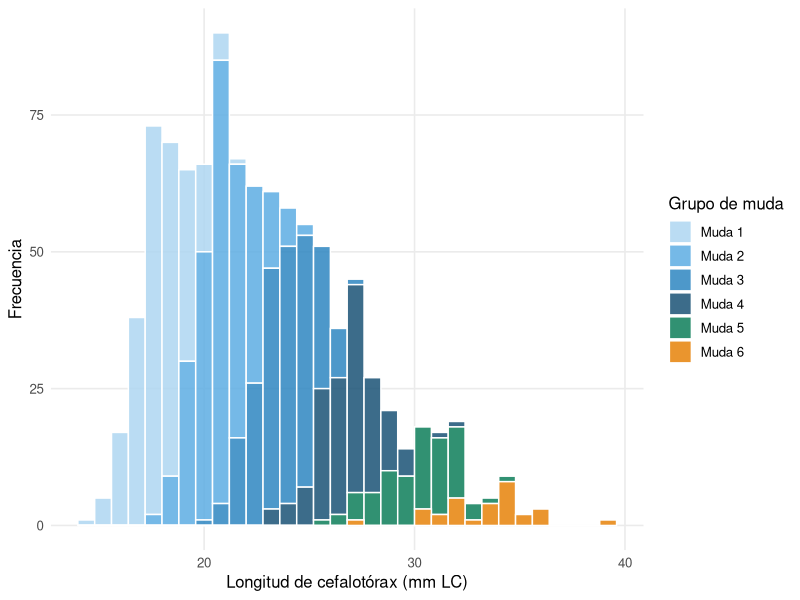
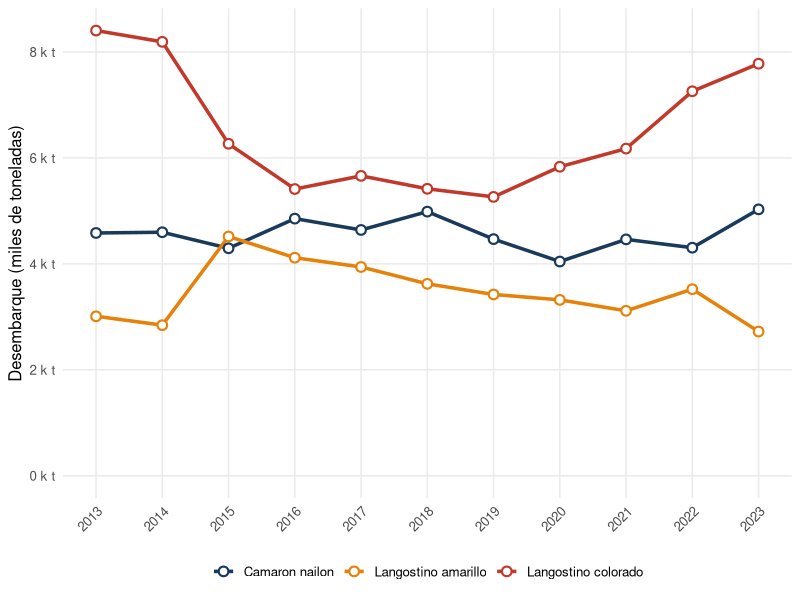
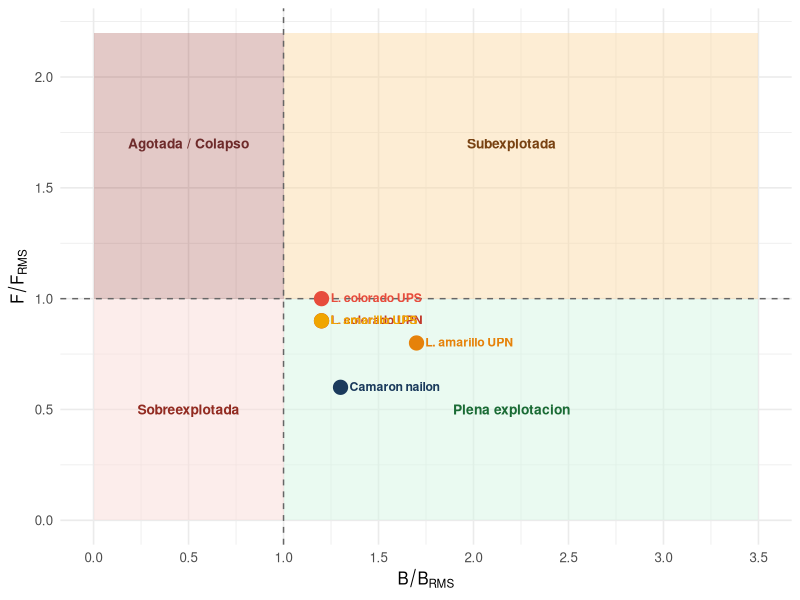

Write the R code that produced these figures, in order.
## ---- chunk 1
library(ggplot2)
library(dplyr)
library(tidyr)
library(scales)
library(knitr)
library(kableExtra)

# Datos de desembarque 2013-2023 (SERNAPESCA, toneladas)
desemb_crust <- data.frame(
  Anio       = 2013:2023,
  L_colorado = c(8404, 8191, 6267, 5413, 5661, 5417, 5264, 5833, 6176, 7258, 7778),
  L_amarillo = c(3010, 2843, 4517, 4116, 3941, 3623, 3422, 3320, 3114, 3522, 2722),
  C_nailon   = c(4583, 4597, 4294, 4854, 4640, 4986, 4467, 4044, 4462, 4305, 5029)
)

desemb_long <- desemb_crust |>
  pivot_longer(-Anio, names_to = "Especie", values_to = "Toneladas") |>
  mutate(Especie = recode(Especie,
    L_colorado = "Langostino colorado",
    L_amarillo = "Langostino amarillo",
    C_nailon   = "Camaron nailon"
  ))

colores_sp <- c(
  "Langostino colorado" = "#C0392B",
  "Langostino amarillo" = "#E6820A",
  "Camaron nailon"      = "#1A3A5C"
)
## ---- chunk 2
spp <- data.frame(
  Nombre_comun  = c("Langostino colorado","Langostino amarillo","Camaron nailon"),
  Nombre_cientifico = c("*Grimothea monodon*","*Grimothea johni*","*Heterocarpus reedi*"),
  Taxonomia = c("Anomura, Munididae","Anomura, Munididae","Decapoda, Pandalidae"),
  Profundidad = c("80–400 m","80–500 m","100–600 m"),
  Distribucion = c("II–VIII Region","II–VIII Region","III–XI Region")
)
kable(spp,
      col.names = c("Nombre comun","Nombre cientifico","Grupo taxonomico",
                    "Profundidad","Distribucion"),
      escape = FALSE) |>
  kable_styling(bootstrap_options = c("striped","hover","condensed"), full_width = TRUE) |>
  row_spec(0, background = "#1A3A5C", color = "white")
## ---- chunk 3
set.seed(42)
grupos <- data.frame(
  media = c(18, 21, 24, 27, 30, 33),
  sd    = c(1.2, 1.3, 1.4, 1.5, 1.6, 1.7),
  prop  = c(0.25, 0.28, 0.22, 0.14, 0.08, 0.03),
  Muda  = paste0("Muda ", 1:6)
)
tallas <- do.call(rbind, lapply(1:nrow(grupos), function(i) {
  data.frame(LC   = rnorm(round(grupos$prop[i]*1000),
                          grupos$media[i], grupos$sd[i]),
             Muda = grupos$Muda[i])
}))
ggplot(tallas, aes(x = LC)) +
  geom_histogram(aes(fill = Muda), binwidth = 0.8,
                 color = "white", alpha = 0.85, position = "stack") +
  scale_fill_manual(values = c("#AED6F1","#5DADE2","#2E86C1","#1A5276","#0D7E5A","#E6820A")) +
  labs(x = "Longitud de cefalotórax (mm LC)", y = "Frecuencia",
       fill = "Grupo de muda") +
  theme_minimal(base_size = 12) +
  theme(legend.position = "right",
        panel.grid.minor = element_blank())
## ---- chunk 4
ggplot(desemb_long, aes(x = Anio, y = Toneladas / 1000,
                        color = Especie, group = Especie)) +
  geom_line(linewidth = 1.2) +
  geom_point(size = 2.5, shape = 21, fill = "white", stroke = 1.1) +
  scale_color_manual(values = colores_sp) +
  scale_x_continuous(breaks = 2013:2023) +
  scale_y_continuous(labels = label_comma(suffix = " k t"),
                     limits = c(0, NA)) +
  labs(x = NULL,
       y = "Desembarque (miles de toneladas)",
       color = NULL) +
  theme_minimal(base_size = 12) +
  theme(legend.position = "bottom",
        panel.grid.minor = element_blank(),
        axis.text.x = element_text(angle = 45, hjust = 1))
## ---- chunk 5
tab_res <- data.frame(
  Estadistico = c("Minimo (t)","Maximo (t)","Promedio 2013-2023 (t)","Tendencia reciente"),
  L_colorado  = c("5.264 (2019)","8.404 (2013)","6.569","Recuperacion 2020-2023"),
  L_amarillo  = c("2.722 (2023)","4.517 (2015)","3.413","Descenso gradual"),
  C_nailon    = c("4.044 (2020)","5.029 (2023)","4.564","Estable con leve alza")
)
kable(tab_res,
      col.names = c("","Langostino colorado","Langostino amarillo","Camaron nailon"),
      caption = "Resumen estadístico de desembarques 2013–2023. Fuente: SERNAPESCA.") |>
  kable_styling(bootstrap_options = c("striped","hover"), full_width = TRUE) |>
  row_spec(0, background = "#1A3A5C", color = "white")
## ---- chunk 6
kobe <- data.frame(
  Especie = c("L. colorado UPN","L. colorado UPS",
              "L. amarillo UPN","L. amarillo UPS",
              "Camaron nailon"),
  B_Brms  = c(1.2, 1.2, 1.7, 1.2, 1.3),
  F_Frms  = c(0.9, 1.0, 0.8, 0.9, 0.6),
  Color   = c("#C0392B","#E74C3C","#E6820A","#F0A500","#1A3A5C")
)
ggplot(kobe, aes(x = B_Brms, y = F_Frms)) +
  annotate("rect", xmin=0,   xmax=1,   ymin=0,   ymax=1,   fill="#FADBD8", alpha=0.5) +
  annotate("rect", xmin=1,   xmax=3.5, ymin=0,   ymax=1,   fill="#D5F5E3", alpha=0.5) +
  annotate("rect", xmin=0,   xmax=1,   ymin=1,   ymax=2.2, fill="#922B21", alpha=0.25) +
  annotate("rect", xmin=1,   xmax=3.5, ymin=1,   ymax=2.2, fill="#FAD7A0", alpha=0.45) +
  geom_hline(yintercept = 1, linetype = "dashed", color = "gray40") +
  geom_vline(xintercept = 1, linetype = "dashed", color = "gray40") +
  annotate("text", x=0.5, y=0.5,  label="Sobreexplotada",         color="#922B21", fontface="bold", size=3.5) +
  annotate("text", x=2.2, y=0.5,  label="Plena explotacion",      color="#1A6B35", fontface="bold", size=3.5) +
  annotate("text", x=0.5, y=1.7,  label="Agotada / Colapso",      color="#6E2B2B", fontface="bold", size=3.5) +
  annotate("text", x=2.2, y=1.7,  label="Subexplotada",           color="#784212", fontface="bold", size=3.5) +
  geom_point(aes(color = Especie), size = 4.5) +
  geom_text(aes(label = Especie, color = Especie),
            size = 3.1, fontface = "bold", hjust = -0.1, vjust = 0.4,
            show.legend = FALSE) +
  scale_color_manual(values = setNames(kobe$Color, kobe$Especie)) +
  scale_x_continuous(limits = c(0, 3.5), breaks = seq(0, 3.5, 0.5)) +
  scale_y_continuous(limits = c(0, 2.2), breaks = seq(0, 2, 0.5)) +
  labs(x = expression(B / B[RMS]),
       y = expression(F / F[RMS]),
       color = "Unidad") +
  theme_minimal(base_size = 12) +
  theme(legend.position = "none",
        panel.grid = element_line(color = "gray92"))
## ---- chunk 7
est <- data.frame(
  Especie = c("Langostino colorado","","Langostino amarillo","","Camaron nailon"),
  Unidad  = c("UPN (II-IV R)","UPS (V-VIII R)",
               "UPN (II-IV R)","UPS (V-VIII R)","Nacional"),
  B_Brms  = c(1.2, 1.2, 1.7, 1.2, 1.3),
  F_Frms  = c(0.9, 1.0, 0.8, 0.9, 0.6),
  Estado  = rep("Plena explotacion", 5)
)
kable(est,
      col.names = c("Especie","Unidad de pesqueria","B/B_RMS","F/F_RMS","Estado"),
      caption = "Estado de situación de las pesquerías de crustáceos demersales. Fuente: CCT Crustáceos Demersales, Octubre 2020.") |>
  kable_styling(bootstrap_options = c("striped","hover","condensed"), full_width = TRUE) |>
  row_spec(0, background = "#1A3A5C", color = "white") |>
  row_spec(c(1,2), background = "#FDEBD0") |>
  row_spec(c(3,4), background = "#FEF9E7") |>
  row_spec(5, background = "#EBF5FB")
